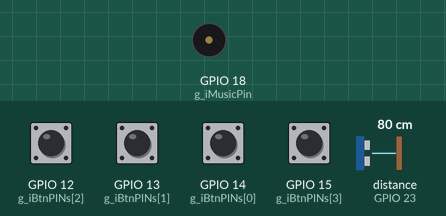
The program below on a simulated ESP32. Parts: buzzer (waves = sounding). Wiring (inferred from the names in the program): range finder with pulse-width output: data GPIO 23. Inputs (shaded band) come from the test bench; at power-on: GPIO 12 (g_iBtnPINs[2]), GPIO 13 (g_iBtnPINs[1]), GPIO 14 (g_iBtnPINs[0]), GPIO 15 (g_iBtnPINs[3]) HIGH, distance to the obstacle (sensor on GPIO 23) 80 cm.

Above: at 0.12 s.
At 2.81 s:
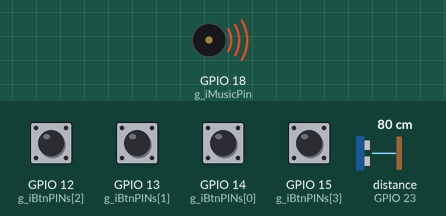
Timing chart, 0 to 3.1 s (numbered marks = the images above):
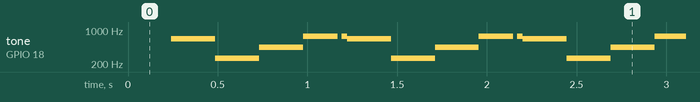

The program:

main.cpp
```cpp
#include <Arduino.h>
#include <WiFi.h>
#include <esp_now.h>
#include <music_player.h>
#include <songs.h>

const int g_iBtnPINs[] = {14, 13, 12, 15}; // UP, DOWN, LEFT, RIGHT
const int g_iMusicPin = 18;
const int g_iMusicButtonPin = 23;

// ESP NOW
const uint8_t g_iRecieverAdress[] = {0x94, 0xE6, 0x86, 0xA8, 0x61, 0x24};
esp_now_peer_info_t g_peerInfo; // information about the peer

int g_iBtnPinValues[4] = {0, 0, 0, 0}; // values in btnPINs
// this variable's value is sent to the reciever
// the values instruct the robotCar on its next action

typedef struct struct_message {
    int m_iCommand; // this variable's value is sent to the reciever
} struct_message;

struct_message g_messageToSend;
// ESP NOW

void OnDataSent(const uint8_t *mac_addr, esp_now_send_status_t status) {
  //Serial.println(status == ESP_NOW_SEND_SUCCESS ? "Delivery Success" : "Delivery Fail");
}

unsigned long g_flLastSentTime = 0;

CMusicPlayer g_musicPlayer;

bool g_bMusicButtonPressed = false;

volatile bool g_bButtonPressed = false;
unsigned long g_flLastInterruptTime = 0;

void IRAM_ATTR MusicButtonInterrupt()
{
  if( millis() - g_flLastInterruptTime > 200 ) {
    g_bMusicButtonPressed = true;
    g_flLastInterruptTime = millis();
  }
}


int g_iCurrentSong = 0;
#define g_iSongCount 4

const int *g_szSongs[g_iSongCount] =
{
  tetris,
  keyboardcat,
  vader,
  takeonme
};

size_t g_iSongSize[g_iSongCount] =
{
  sizeof(tetris),
  sizeof(keyboardcat),
  sizeof(vader),
  sizeof(takeonme)
};

const int g_iSongTempos[g_iSongCount] =
{
  144,
  160,
  120,
  140
};


void setup() {
  Serial.begin(115200);

  // Set device as a Wi-Fi Station
  WiFi.mode(WIFI_STA);

  // initialise ESP NOW
  if (esp_now_init() != ESP_OK) {
    Serial.println("Error initializing ESP-NOW");
    return;
  }

  // Register peer
  memcpy(g_peerInfo.peer_addr, g_iRecieverAdress, 6);
  g_peerInfo.channel = 0;
  g_peerInfo.encrypt = false;

  // Add peer
  if (esp_now_add_peer(&g_peerInfo) != ESP_OK){
    Serial.println("Failed to add peer");
    return;
  }

  // Once ESPNow is successfully Init, we will register for Send CB to
  // get the status of Trasnmitted packet
  esp_now_register_send_cb(OnDataSent);

  for(int i=0; i<4; i++){
     pinMode(g_iBtnPINs[i], INPUT_PULLUP);
  }

  pinMode( g_iMusicPin, OUTPUT );
  pinMode( g_iMusicButtonPin, INPUT_PULLUP );

  attachInterrupt(g_iMusicButtonPin, MusicButtonInterrupt, RISING);

  g_musicPlayer.Init(g_iMusicPin);
}

void loop() {

  if(!digitalRead(g_iBtnPINs[3])){ // if RIGHT
    g_messageToSend.m_iCommand = 4;
  } else if(!digitalRead(g_iBtnPINs[2])){ // if LEFT
    g_messageToSend.m_iCommand = 3;
  }else if(!digitalRead(g_iBtnPINs[1])){ // if DOWN
    g_messageToSend.m_iCommand = 2;
  }else if(!digitalRead(g_iBtnPINs[0])){ // if UP
    g_messageToSend.m_iCommand = 1;
  }else{
    g_messageToSend.m_iCommand = 0;
  }

  //Serial.println(messageToSend.command);

  //ESP NOW send the message and get the result
  if( millis() - g_flLastSentTime > 50 ){
    //Serial.println("sending " + g_messageToSend.m_iCommand);
    g_flLastSentTime = millis();

    esp_err_t result = esp_now_send(g_iRecieverAdress, (uint8_t *) &g_messageToSend, sizeof(g_messageToSend));
  }


  g_musicPlayer.Think();

  if( g_bMusicButtonPressed ) {
      g_musicPlayer.StartPlayback(g_szSongs[g_iCurrentSong], g_iSongSize[g_iCurrentSong], g_iSongTempos[g_iCurrentSong]);

      g_iCurrentSong++;

      if( g_iCurrentSong >= g_iSongCount )
        g_iCurrentSong = 0;

      g_bMusicButtonPressed = false;
  }
}
```

music_player.h
```cpp
//=================================================================
// Credit to https://github.com/robsoncouto/arduino-songs
// For divider and tempo calculations
//=================================================================

#pragma once

#include "note_volumes.h"

class CMusicPlayer
{
public:
	void Init( int iTonePin );
	void StartPlayback( const int *melody, int length, int tempo, bool loop = false );
	void Think();
	void Stop();
	bool IsPlaying();

private:
	int m_iBuzzerPin;

	int m_iTempo;
	int *m_pMelody;
	int m_iMelodyLength;
	int m_iCurrentNote;
	unsigned long m_iNextBeatAt;

	bool m_bLoop;
};
```

note_volumes.h
```cpp
//=================================================================
// Credit to https://github.com/robsoncouto/arduino-songs
// for note notation
//=================================================================

#pragma once

#define NOTE_B0  31
#define NOTE_C1  33
#define NOTE_CS1 35
#define NOTE_D1  37
#define NOTE_DS1 39
#define NOTE_E1  41
#define NOTE_F1  44
#define NOTE_FS1 46
#define NOTE_G1  49
#define NOTE_GS1 52
#define NOTE_A1  55
#define NOTE_AS1 58
#define NOTE_B1  62
#define NOTE_C2  65
#define NOTE_CS2 69
#define NOTE_D2  73
#define NOTE_DS2 78
#define NOTE_E2  82
#define NOTE_F2  87
#define NOTE_FS2 93
#define NOTE_G2  98
#define NOTE_GS2 104
#define NOTE_A2  110
#define NOTE_AS2 117
#define NOTE_B2  123
#define NOTE_C3  131
#define NOTE_CS3 139
#define NOTE_D3  147
#define NOTE_DS3 156
#define NOTE_E3  165
#define NOTE_F3  175
#define NOTE_FS3 185
#define NOTE_G3  196
#define NOTE_GS3 208
#define NOTE_A3  220
#define NOTE_AS3 233
#define NOTE_B3  247
#define NOTE_C4  262
#define NOTE_CS4 277
#define NOTE_D4  294
#define NOTE_DS4 311
#define NOTE_E4  330
#define NOTE_F4  349
#define NOTE_FS4 370
#define NOTE_G4  392
#define NOTE_GS4 415
#define NOTE_A4  440
#define NOTE_AS4 466
#define NOTE_B4  494
#define NOTE_C5  523
#define NOTE_CS5 554
#define NOTE_D5  587
#define NOTE_DS5 622
#define NOTE_E5  659
#define NOTE_F5  698
#define NOTE_FS5 740
#define NOTE_G5  784
#define NOTE_GS5 831
#define NOTE_A5  880
#define NOTE_AS5 932
#define NOTE_B5  988
#define NOTE_C6  1047
#define NOTE_CS6 1109
#define NOTE_D6  1175
#define NOTE_DS6 1245
#define NOTE_E6  1319
#define NOTE_F6  1397
#define NOTE_FS6 1480
#define NOTE_G6  1568
#define NOTE_GS6 1661
#define NOTE_A6  1760
#define NOTE_AS6 1865
#define NOTE_B6  1976
#define NOTE_C7  2093
#define NOTE_CS7 2217
#define NOTE_D7  2349
#define NOTE_DS7 2489
#define NOTE_E7  2637
#define NOTE_F7  2794
#define NOTE_FS7 2960
#define NOTE_G7  3136
#define NOTE_GS7 3322
#define NOTE_A7  3520
#define NOTE_AS7 3729
#define NOTE_B7  3951
#define NOTE_C8  4186
#define NOTE_CS8 4435
#define NOTE_D8  4699
#define NOTE_DS8 4978
#define REST      0
```

songs.h
```cpp
#pragma once

#include "note_volumes.h"

//=================================================================
// Credit to https://github.com/robsoncouto/arduino-songs
// for Songs
//=================================================================


const int tetris[] = {

	//Based on the arrangement at https://www.flutetunes.com/tunes.php?id=192

	NOTE_E5, 4,  NOTE_B4,8,  NOTE_C5,8,  NOTE_D5,4,  NOTE_C5,8,  NOTE_B4,8,
	NOTE_A4, 4,  NOTE_A4,8,  NOTE_C5,8,  NOTE_E5,4,  NOTE_D5,8,  NOTE_C5,8,
	NOTE_B4, -4,  NOTE_C5,8,  NOTE_D5,4,  NOTE_E5,4,
	NOTE_C5, 4,  NOTE_A4,4,  NOTE_A4,8,  NOTE_A4,4,  NOTE_B4,8,  NOTE_C5,8,

	NOTE_D5, -4,  NOTE_F5,8,  NOTE_A5,4,  NOTE_G5,8,  NOTE_F5,8,
	NOTE_E5, -4,  NOTE_C5,8,  NOTE_E5,4,  NOTE_D5,8,  NOTE_C5,8,
	NOTE_B4, 4,  NOTE_B4,8,  NOTE_C5,8,  NOTE_D5,4,  NOTE_E5,4,
	NOTE_C5, 4,  NOTE_A4,4,  NOTE_A4,4, REST, 4,

	NOTE_E5, 4,  NOTE_B4,8,  NOTE_C5,8,  NOTE_D5,4,  NOTE_C5,8,  NOTE_B4,8,
	NOTE_A4, 4,  NOTE_A4,8,  NOTE_C5,8,  NOTE_E5,4,  NOTE_D5,8,  NOTE_C5,8,
	NOTE_B4, -4,  NOTE_C5,8,  NOTE_D5,4,  NOTE_E5,4,
	NOTE_C5, 4,  NOTE_A4,4,  NOTE_A4,8,  NOTE_A4,4,  NOTE_B4,8,  NOTE_C5,8,

	NOTE_D5, -4,  NOTE_F5,8,  NOTE_A5,4,  NOTE_G5,8,  NOTE_F5,8,
	NOTE_E5, -4,  NOTE_C5,8,  NOTE_E5,4,  NOTE_D5,8,  NOTE_C5,8,
	NOTE_B4, 4,  NOTE_B4,8,  NOTE_C5,8,  NOTE_D5,4,  NOTE_E5,4,
	NOTE_C5, 4,  NOTE_A4,4,  NOTE_A4,4, REST, 4,


	NOTE_E5,2,  NOTE_C5,2,
	NOTE_D5,2,   NOTE_B4,2,
	NOTE_C5,2,   NOTE_A4,2,
	NOTE_GS4,2,  NOTE_B4,4,  REST,8,
	NOTE_E5,2,   NOTE_C5,2,
	NOTE_D5,2,   NOTE_B4,2,
	NOTE_C5,4,   NOTE_E5,4,  NOTE_A5,2,
	NOTE_GS5,2,

};

int keyboardcat[] = {

  // Keyboard cat
  // Score available at https://musescore.com/user/142788/scores/147371

    NOTE_C4,4, NOTE_E4,4, NOTE_G4,4, NOTE_E4,4,
    NOTE_C4,4, NOTE_E4,8, NOTE_G4,-4, NOTE_E4,4,
    NOTE_A3,4, NOTE_C4,4, NOTE_E4,4, NOTE_C4,4,
    NOTE_A3,4, NOTE_C4,8, NOTE_E4,-4, NOTE_C4,4,
    NOTE_G3,4, NOTE_B3,4, NOTE_D4,4, NOTE_B3,4,
    NOTE_G3,4, NOTE_B3,8, NOTE_D4,-4, NOTE_B3,4,

    NOTE_G3,4, NOTE_G3,8, NOTE_G3,-4, NOTE_G3,8, NOTE_G3,4,
    NOTE_G3,4, NOTE_G3,4, NOTE_G3,8, NOTE_G3,4,
    NOTE_C4,4, NOTE_E4,4, NOTE_G4,4, NOTE_E4,4,
    NOTE_C4,4, NOTE_E4,8, NOTE_G4,-4, NOTE_E4,4,
    NOTE_A3,4, NOTE_C4,4, NOTE_E4,4, NOTE_C4,4,
    NOTE_A3,4, NOTE_C4,8, NOTE_E4,-4, NOTE_C4,4,
    NOTE_G3,4, NOTE_B3,4, NOTE_D4,4, NOTE_B3,4,
    NOTE_G3,4, NOTE_B3,8, NOTE_D4,-4, NOTE_B3,4,

    NOTE_G3,-1,

};

int vader[] = {

  // Dart Vader theme (Imperial March) - Star wars
  // Score available at https://musescore.com/user/202909/scores/1141521
  // The tenor saxophone part was used

  NOTE_A4,-4, NOTE_A4,-4, NOTE_A4,16, NOTE_A4,16, NOTE_A4,16, NOTE_A4,16, NOTE_F4,8, REST,8,
  NOTE_A4,-4, NOTE_A4,-4, NOTE_A4,16, NOTE_A4,16, NOTE_A4,16, NOTE_A4,16, NOTE_F4,8, REST,8,
  NOTE_A4,4, NOTE_A4,4, NOTE_A4,4, NOTE_F4,-8, NOTE_C5,16,

  NOTE_A4,4, NOTE_F4,-8, NOTE_C5,16, NOTE_A4,2,//4
  NOTE_E5,4, NOTE_E5,4, NOTE_E5,4, NOTE_F5,-8, NOTE_C5,16,
  NOTE_A4,4, NOTE_F4,-8, NOTE_C5,16, NOTE_A4,2,

  NOTE_A5,4, NOTE_A4,-8, NOTE_A4,16, NOTE_A5,4, NOTE_GS5,-8, NOTE_G5,16, //7
  NOTE_DS5,16, NOTE_D5,16, NOTE_DS5,8, REST,8, NOTE_A4,8, NOTE_DS5,4, NOTE_D5,-8, NOTE_CS5,16,

  NOTE_C5,16, NOTE_B4,16, NOTE_C5,16, REST,8, NOTE_F4,8, NOTE_GS4,4, NOTE_F4,-8, NOTE_A4,-16,//9
  NOTE_C5,4, NOTE_A4,-8, NOTE_C5,16, NOTE_E5,2,

  NOTE_A5,4, NOTE_A4,-8, NOTE_A4,16, NOTE_A5,4, NOTE_GS5,-8, NOTE_G5,16, //7
  NOTE_DS5,16, NOTE_D5,16, NOTE_DS5,8, REST,8, NOTE_A4,8, NOTE_DS5,4, NOTE_D5,-8, NOTE_CS5,16,

  NOTE_C5,16, NOTE_B4,16, NOTE_C5,16, REST,8, NOTE_F4,8, NOTE_GS4,4, NOTE_F4,-8, NOTE_A4,-16,//9
  NOTE_A4,4, NOTE_F4,-8, NOTE_C5,16, NOTE_A4,2,

};

int takeonme[] = {

  // Take on me, by A-ha
  // Score available at https://musescore.com/user/27103612/scores/4834399
  // Arranged by Edward Truong

  NOTE_FS5,8, NOTE_FS5,8,NOTE_D5,8, NOTE_B4,8, REST,8, NOTE_B4,8, REST,8, NOTE_E5,8,
  REST,8, NOTE_E5,8, REST,8, NOTE_E5,8, NOTE_GS5,8, NOTE_GS5,8, NOTE_A5,8, NOTE_B5,8,
  NOTE_A5,8, NOTE_A5,8, NOTE_A5,8, NOTE_E5,8, REST,8, NOTE_D5,8, REST,8, NOTE_FS5,8,
  REST,8, NOTE_FS5,8, REST,8, NOTE_FS5,8, NOTE_E5,8, NOTE_E5,8, NOTE_FS5,8, NOTE_E5,8,
  NOTE_FS5,8, NOTE_FS5,8,NOTE_D5,8, NOTE_B4,8, REST,8, NOTE_B4,8, REST,8, NOTE_E5,8,

  REST,8, NOTE_E5,8, REST,8, NOTE_E5,8, NOTE_GS5,8, NOTE_GS5,8, NOTE_A5,8, NOTE_B5,8,
  NOTE_A5,8, NOTE_A5,8, NOTE_A5,8, NOTE_E5,8, REST,8, NOTE_D5,8, REST,8, NOTE_FS5,8,
  REST,8, NOTE_FS5,8, REST,8, NOTE_FS5,8, NOTE_E5,8, NOTE_E5,8, NOTE_FS5,8, NOTE_E5,8,
  NOTE_FS5,8, NOTE_FS5,8,NOTE_D5,8, NOTE_B4,8, REST,8, NOTE_B4,8, REST,8, NOTE_E5,8,
  REST,8, NOTE_E5,8, REST,8, NOTE_E5,8, NOTE_GS5,8, NOTE_GS5,8, NOTE_A5,8, NOTE_B5,8,

  NOTE_A5,8, NOTE_A5,8, NOTE_A5,8, NOTE_E5,8, REST,8, NOTE_D5,8, REST,8, NOTE_FS5,8,
  REST,8, NOTE_FS5,8, REST,8, NOTE_FS5,8, NOTE_E5,8, NOTE_E5,8, NOTE_FS5,8, NOTE_E5,8,

};

// Parking and LED Blink back by Antonio, Jakov, Mateo and Vinko

const int parking[] = {
	NOTE_D6, 9,  REST,16,
};

const int led_blink_back[] = {
  HIGH, 666, LOW, 375
};
```

music_player.cpp
```cpp
#include <Arduino.h>
#include <music_player.h>

void CMusicPlayer::Init( int iTonePin ) {
    m_pMelody = NULL;
    m_iBuzzerPin = iTonePin;
}

void CMusicPlayer::StartPlayback( const int *melody, int length, int tempo, bool loop ) {
    length /= sizeof(int);
    // No melody, dont play
    if( !melody )
        return;

    // Lenght invalid, don't play
    if( length % 2 != 0 )
        return;

    if( m_pMelody )
        delete[] m_pMelody;

    m_pMelody = new int[length];
    memcpy( m_pMelody, melody, length * sizeof(int) );

    m_iCurrentNote = 0;

    m_iMelodyLength = length;

    m_iTempo = (60000 * 4) / tempo;

    m_iNextBeatAt = millis();

    m_bLoop = loop;

    // Do first think immediately when we start the song!
    Think();
}

void CMusicPlayer::Think() {
    if( !m_pMelody )
        return;

    if( m_iNextBeatAt > millis() )
        return;

    // calculates the duration of each note
    int divider = m_pMelody[m_iCurrentNote + 1];
    int noteDuration = 0;
    if( divider > 0 ) {
        // regular note, just proceed
        noteDuration = (m_iTempo) / divider;
    }
    else if( divider < 0 ) {
        // dotted notes are represented with negative durations!!
        noteDuration = (m_iTempo) / abs(divider);
        noteDuration *= 1.5; // increases the duration in half for dotted notes
    }

    // we only play the note for 90% of the duration, leaving 10% as a pause
    tone(m_iBuzzerPin, m_pMelody[m_iCurrentNote], noteDuration * 0.9);

    // Wait for the specief duration before playing the next note.
    m_iNextBeatAt = millis() + noteDuration;

    m_iCurrentNote += 2;

    if( m_iCurrentNote >= m_iMelodyLength ) {
        if( m_bLoop )
            m_iCurrentNote = 0;
        else {
            Stop();
        }
    }
}

void CMusicPlayer::Stop() {
    tone(m_iBuzzerPin, REST, 0);

    if( m_pMelody ) {
        delete[] m_pMelody;
        m_pMelody = NULL;
    }
    m_iCurrentNote = 0;
}

bool CMusicPlayer::IsPlaying() {
    return m_pMelody != NULL;
}
```

Measured:
- by itself, tone on GPIO 18 (g_iMusicPin): repeats every 0.98 s: 262 Hz 0.25 s, 440 Hz 0.24 s, 740 Hz 0.19 s, silent 0.02 s, 740 Hz 0.03 s, 659 Hz 0.25 s
